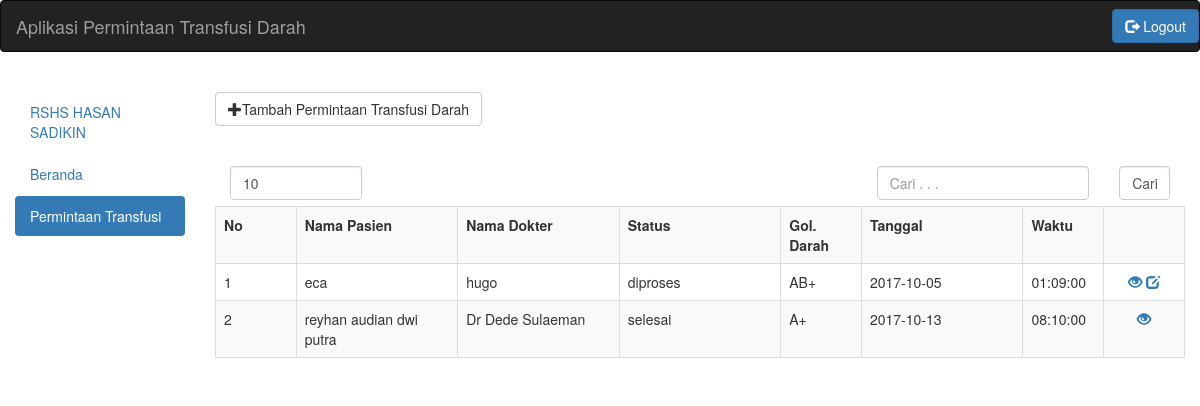
The page /rumahsakit.php?menu=permintaan&action=tampil (signed in) on the database as committed earlier.
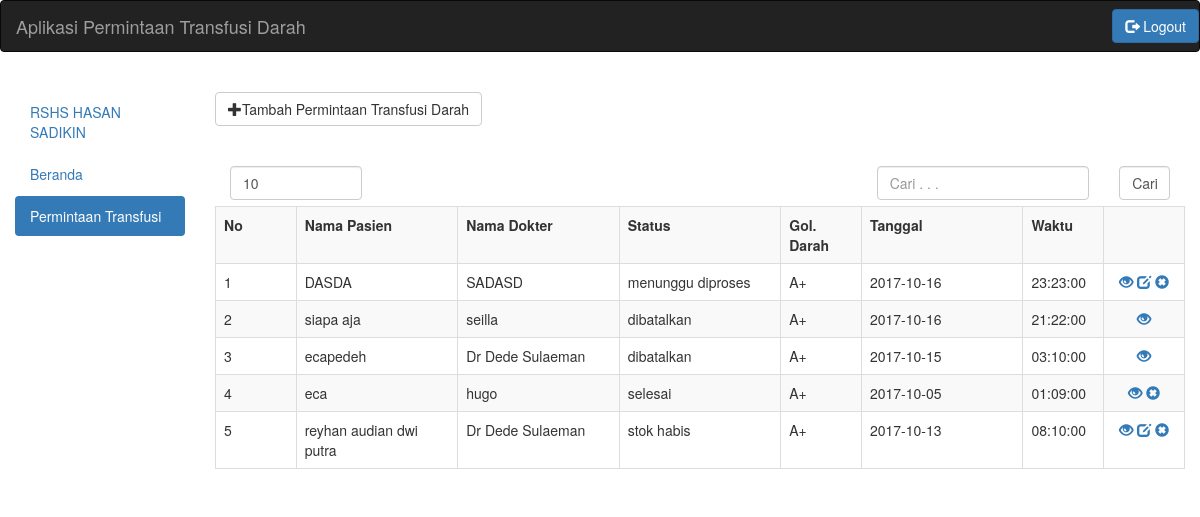
The same page on the database as committed later.
### tables this page shows
CREATE TABLE `permintaan_transfusi` (
  `PERMINTAAN_ID` smallint(6) NOT NULL,
  `RUMAH_SAKIT_ID` smallint(6) DEFAULT NULL,
  `BAGIAN` varchar(20) DEFAULT NULL,
  `RUANGAN` varchar(20) DEFAULT NULL,
  `NAMA_DOKTER` varchar(50) DEFAULT NULL,
  `DIAGNOSA_SEMENTARA` varchar(50) DEFAULT NULL,
  `INDIKASI_TRANSFUSI` varchar(50) DEFAULT NULL,
  `HB` varchar(5) DEFAULT NULL,
  `NO_REG` int(11) DEFAULT NULL,
  `NAMA_PASIEN` varchar(50) DEFAULT NULL,
  `UMUR_PASIEN` smallint(6) DEFAULT NULL,
  `JENIS_KELAMIN` varchar(10) DEFAULT NULL,
  `ALAMAT` varchar(200) DEFAULT NULL,
  `GOLONGAN_DARAH` varchar(8) DEFAULT NULL,
  `JENIS_DARAH` varchar(30) DEFAULT NULL,
  `METODA` varchar(10) DEFAULT NULL,
  `JUMLAH` smallint(6) DEFAULT NULL,
  `TANGGAL` date DEFAULT NULL,
  `WAKTU` time DEFAULT NULL,
  `KEBUTUHAN_DARAH` varchar(50) DEFAULT NULL,
  `TRANSFUSI_SEBELUMN_TGL` date DEFAULT NULL,
  `TRANSFUSI_SEBELUM_JENIS` smallint(6) DEFAULT NULL,
  `TRANSFUSI_SEBELUM_REAKSI` varchar(100) DEFAULT NULL,
  `RIWAYAT_KEHAMILAN` varchar(100) DEFAULT NULL,
  `KETERANGAN_TAMBAHAN` varchar(100) DEFAULT NULL
);

CREATE TABLE `status_permintaan` (
  `ID_STATUS_PERMINTAAN` smallint(6) NOT NULL,
  `PETUGAS_PMI_ID` smallint(6) DEFAULT NULL,
  `PERMINTAAN_ID` smallint(6) DEFAULT NULL,
  `KODE_BARCODE` varchar(15) DEFAULT NULL,
  `NAMA` varchar(50) DEFAULT NULL,
  `WAKTU` time DEFAULT NULL,
  `TANGGAL` date DEFAULT NULL
);

### permintaan.php (the view, shortened to what this page needs)
<?php
$link = koneksi_db();
$query_permintaan = "select * from permintaan_transfusi where rumah_sakit_id='" . $_SESSION[ 's_rumah_sakit_id' ] . "' order by permintaan_id desc";
$res = mysqli_query( $link, $query_permintaan );
$no = 0;
?>
<br>
<form enctype="multipart/form-data" method="post" action="rumahsakit.php?menu=permintaan&action=tambah">
	<button type="submit" class="btn btn-default">
			<span class="glyphicon glyphicon-plus" aria-hidden="true"></span>Tambah Permintaan Transfusi Darah
	</button>
</form>
<br>
<br>
<div class="col-md-2">
	<form enctype="multipart/form-data" method="post" action="profile_rumah_sakit.php">
		<input type="number" class="form-control" name="nomor" value="10" onClick="location.href ='profile_rumah_sakit.php'">
	</form>
</div>
<div class="col-md-6">
</div>
<form enctype="multipart/form-data" method="post" action="rumahsakit.php?menu=permintaan&action=tampil">
	<div class="col-md-3">
		<input type="text" name="cari" placeholder="Cari . . ." class="form-control">
	</div>
	<div class="col-md-1">
		<input type="submit" name="submit" value="Cari" class="form-control">
	</div>
</form>
<br>
<br>
<table class="table table-bordered table-striped">
	<tr>
		<td class="col-md-1"><strong>No</strong>
		</td>
		<td class="col-md-2"><strong>Nama Pasien</strong>
		</td>
		<td class="col-md-2"><strong>Nama Dokter</strong>
		</td>
		<td class="col-md-2"><strong>Status</strong>
		</td>
		<td class="col-md-1"><strong>Gol. Darah</strong>
		</td>
		<td class="col-md-2"><strong>Tanggal</strong>
		</td>
		<td class="col-md-1"><strong>Waktu</strong>
		</td>
		<td class="col-md-1"></td>
	</tr>
	<?php
	while ( ( $data = mysqli_fetch_array( $res ) ) ) {
		$query_status = "select * from status_permintaan where permintaan_id='" . $data[ 'PERMINTAAN_ID' ] . "'";
		$result = mysqli_query( $link, $query_status );
		while ( $data_status = mysqli_fetch_array( $result ) ) {
			$status = $data_status[ 'NAMA' ];
		}
		$sql = "SELECT (CURRENT_DATE-TANGGAL) as tanggal,(HOUR(CURRENT_TIME)-HOUR(WAKTU)) as jam,(MINUTE(CURRENT_TIME)-MINUTE(WAKTU)) as menit FROM `status_permintaan` WHERE permintaan_id=" . $data[ 'PERMINTAAN_ID' ] . "";
		$result3 = mysqli_query( $link, $sql );
		while ( $data_waktu = mysqli_fetch_array( $result3 ) ) {
			$tanggal = $data_waktu[ 'tanggal' ];
			$jam = $data_waktu[ 'jam' ];
			$menit = $data_waktu[ 'menit' ];
		}
		$no++;
		?>
	<tr>
		<td>
			<?php echo $no;?>
		</td>
		<td>
			<?php echo $data['NAMA_PASIEN']; ?>
		</td>
		<td>
			<?php echo $data['NAMA_DOKTER']; ?>
		</td>
		<td>
			<?php echo $status; ?>
		</td>
		<td>
			<?php echo $data['GOLONGAN_DARAH']; ?>
		</td>
		<td>
			<?php echo $data['TANGGAL']; ?>
		</td>
		<td>
			<?php echo $data['WAKTU']; ?>
		</td>
		<td>
			<center>
				<a>
					<span class="glyphicon glyphicon-eye-open" aria-hidden="true" data-toggle="modal" data-target="#<?php echo $no; ?>"></span>
				</a>
				<?php
				if ( $status != "selesai" && $status != "dibatalkan" ) {
					?>
				<a href="rumahsakit.php?menu=permintaan&action=ubah&id=<?php echo $data['PERMINTAAN_ID']; ?>">
					<span class="glyphicon glyphicon-edit" aria-hidden="true"></span>
				</a>
				<?php
				}
				?>
				<?php
				if ( $tanggal == 0 && $status != "dibatalkan" ) {
					?>
				<a href="proses_batal_permintaan.php?id=<?php echo $data['PERMINTAAN_ID']; ?>">
						<span class="glyphicon glyphicon-remove-sign" aria-hidden="true"></span>
					</a>
				<?php
				} else if ( $tanggal == 1 && $status != "dibatalkan" ) {
					if ( $jam < 0 ) {
						?>
				<a href="proses_batal_permintaan.php?id=<?php echo $data['PERMINTAAN_ID']; ?>">
							<span class="glyphicon glyphicon-remove-sign" aria-hidden="true"></span>
						</a>
				<?php
				} else if ( $jam == 0 ) {
					if ( $menit > 0 ) {
						?>
				<a href="proses_batal_permintaan.php?id=<?php echo $data['PERMINTAAN_ID']; ?>">
								<span class="glyphicon glyphicon-remove-sign" aria-hidden="true"></span>
							</a>
				<?php
				}
				}
				}
				?>
			</center>
		</td>
	</tr>
	<?php
	}
	?>
</table>

### header.php (shortened to what this page needs)
<!DOCTYPE html>
<html lang="en">
  <head>
    <link href="css/bootstrap.min.css" rel="stylesheet">
  </head>
  <body>

### rumahsakit.php (shortened to what this page needs)
<?php
require( 'header.php' );
$menu = $_GET['menu'];
$action = $_GET['action'];
?>
<nav class="navbar navbar-inverse">
	<a class="navbar-brand" href="rumahsakit.php?menu=profile&action=tampil">Aplikasi Permintaan Transfusi Darah</a>
	<form role="search" class="navbar-form navbar-right" action="logout.php" method="post" enctype="multipart/form-data">
		<div class="form-group">
			<button type="submit" name="tombol" class="btn btn-primary"><span class="glyphicon glyphicon-log-out" aria-hidden="true"></span> Logout</button>
		</div>
	</form>
</nav>
<div class="container-fluid ">
	<div class="row">
		<div class="col-md-2 "><br>
			<?php
				if(($menu=='profile')){
					require('menu_profile.php');
				}else if(($menu=='beranda')){
					require('menu_beranda.php');
				}else if(($menu=='permintaan')){
					require('menu_permintaan.php');
				}
			?>
		</div>
		<div class="col-md-10">
			<?php
				if(($menu=='profile')&&($action=='tampil')){
					require('profile_rumah_sakit.php');
				}else if(($menu=='beranda')&&($action=='tampil')){
					require('beranda_rumah_sakit.php');
				}else if(($menu=='permintaan')&&($action=='tampil')){
					require('permintaan.php');
				}else if(($menu=='permintaan')&&($action=='tambah')){
					require('tambah_permintaan.php');
				}else if(($menu=='permintaan')&&($action=='ubah')){
					require('ubah_permintaan.php');
				}
			?>
		</div>
	</div>
</div>
<?php
require( 'footer.php' );
?>

### menu_permintaan.php (shortened to what this page needs)
<ul class="nav nav-pills nav-stacked">
	<li role="presentation">
		<a href="rumahsakit.php?menu=profile&action=tampil"><?php echo $_SESSION['s_nama_rumah_sakit']; ?></a>
	</li>
	<li role="presentation">
		<a href="rumahsakit.php?menu=beranda&action=tampil">Beranda</a>
	</li>
	<li role="presentation" class="active">
		<a href="rumahsakit.php?menu=permintaan&action=tampil">Permintaan Transfusi</a>
	</li>
</ul>

### footer.php (shortened to what this page needs)
  </body>
</html>

Rows that differ between the two databases and show on the page:
added permintaan_transfusi: NAMA_PASIEN "DASDA", NAMA_DOKTER "SADASD", status_permintaan.NAMA "menunggu diproses", GOLONGAN_DARAH "A+", TANGGAL "2017-10-16", WAKTU "23:23:00"
added permintaan_transfusi: NAMA_PASIEN "siapa aja", NAMA_DOKTER "seilla", status_permintaan.NAMA "dibatalkan", GOLONGAN_DARAH "A+", TANGGAL "2017-10-16", WAKTU "21:22:00"
added permintaan_transfusi: NAMA_PASIEN "ecapedeh", NAMA_DOKTER "Dr Dede Sulaeman", status_permintaan.NAMA "dibatalkan", GOLONGAN_DARAH "A+", TANGGAL "2017-10-15", WAKTU "03:10:00"
changed permintaan_transfusi "eca": status_permintaan.NAMA "diproses" → "selesai"; GOLONGAN_DARAH "AB+" → "A+"
computed for permintaan_transfusi "reyhan audian dwi putra": status_permintaan.NAMA "selesai" → "stok habis"
